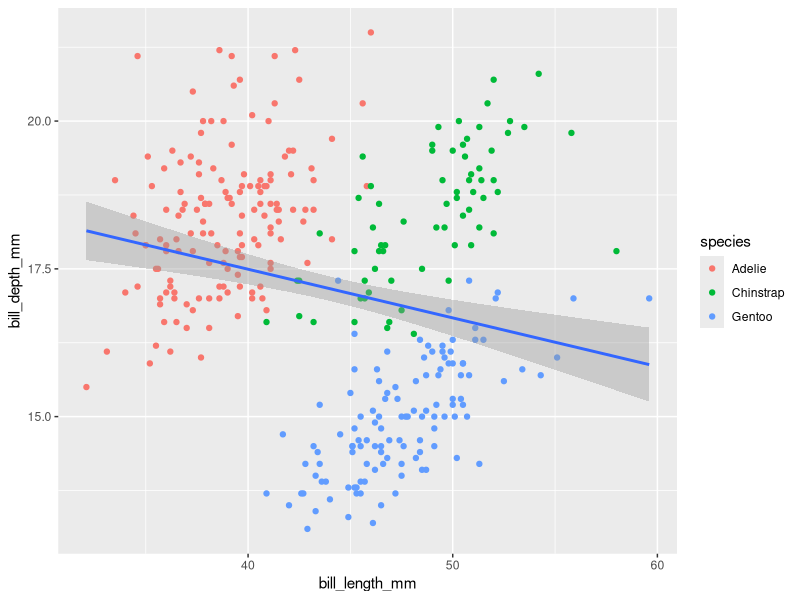
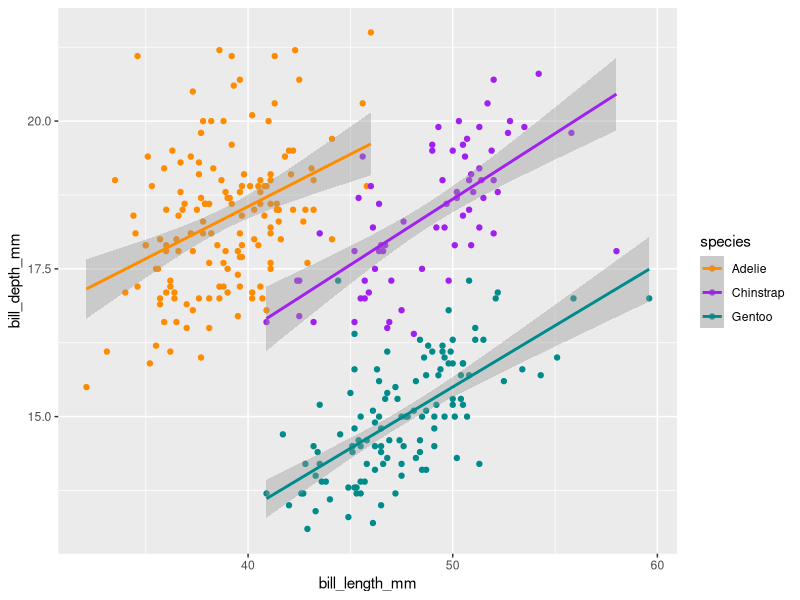
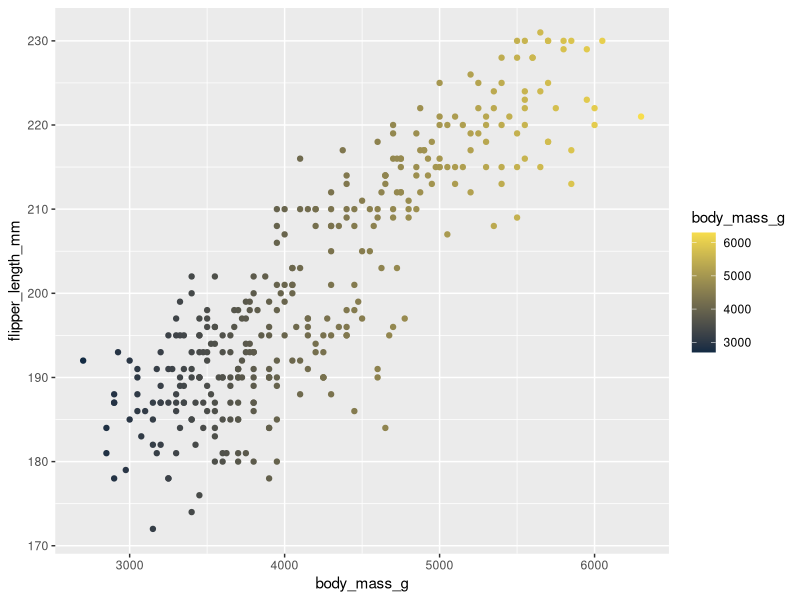
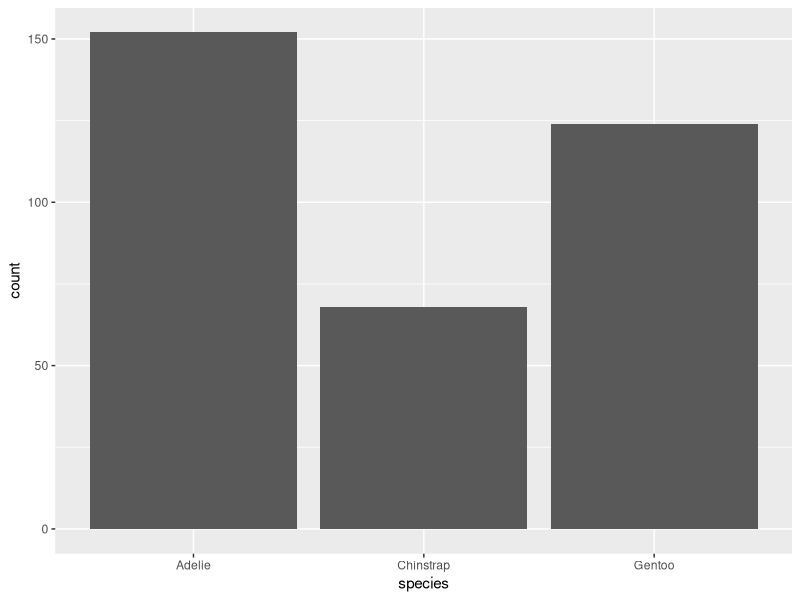
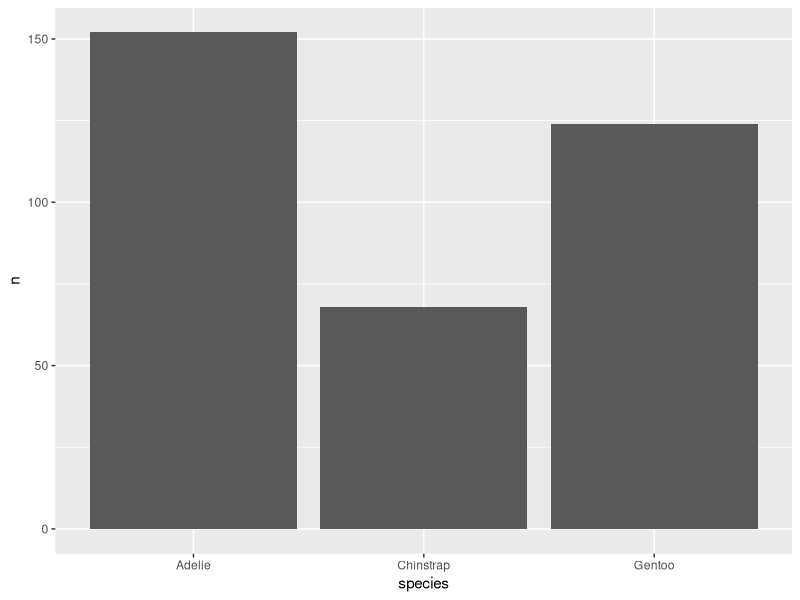
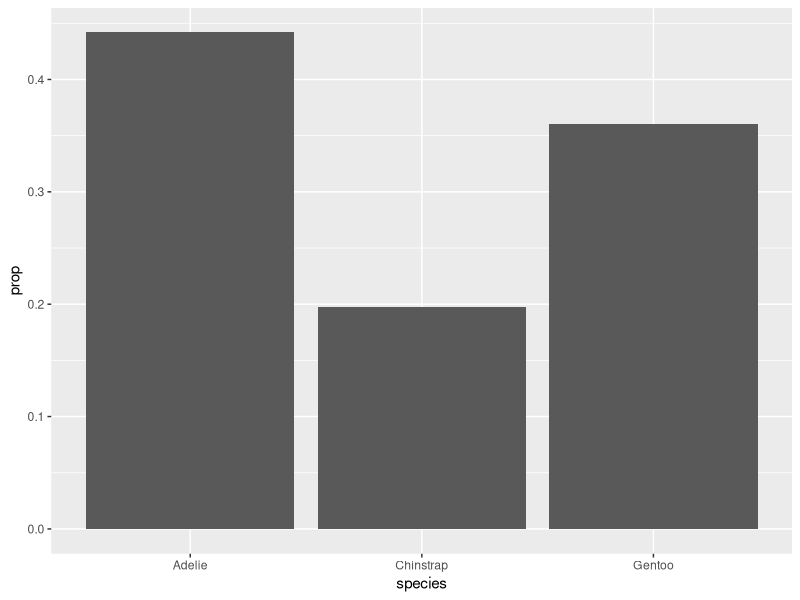
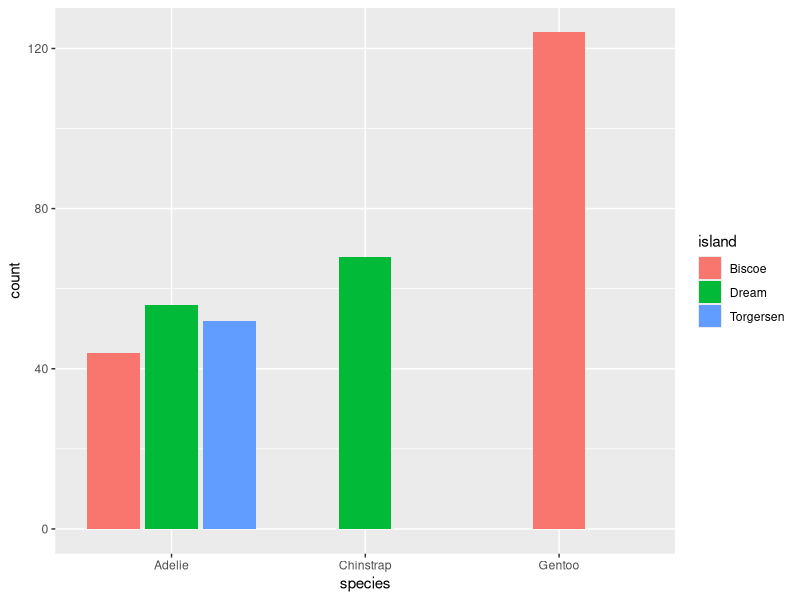
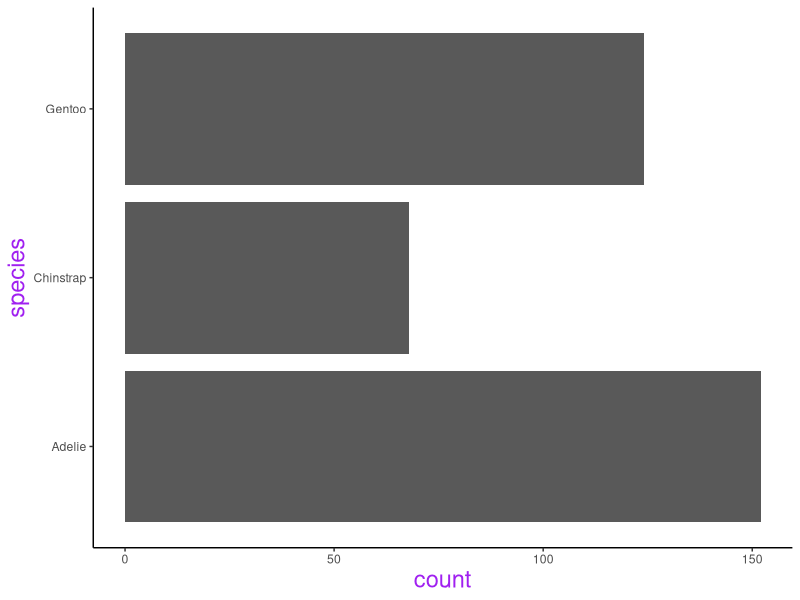

Generate these figures, in order, with R:
## ---- chunk 1
library(tidyverse)
library(palmerpenguins)
## ---- chunk 2
# untidy data
temp_data_wide <- tribble(
  ~date, ~station1, ~station2,  ~station3,
  "2023-10-01", 30.1, 29.8,  31.2,
  "2023-11-01", 28.6, 29.1,  33.4,
  "2023-12-01", 29.9, 28.5,  32.3
)

# make data tidy
temp_data_long <- temp_data_wide %>% 
  pivot_longer(cols = starts_with("station"),
               names_to = "station_id",
               values_to = "temp_c")
## ---- chunk 3
# mapping color locally
ggplot(data = na.omit(penguins),
       mapping = aes(x = bill_length_mm,
                     y = bill_depth_mm)) +
  geom_point(aes(color = species)) +
  geom_smooth(method = "lm")

# mapping color globally
ggplot(data = na.omit(penguins),
       mapping = aes(x = bill_length_mm,
                     y = bill_depth_mm,
                     color = species)) +
  geom_point() +
  geom_smooth(method = "lm") +
  scale_color_manual(values = c("darkorange", "purple", "cyan4"))

# piping into ggplot
# penguins %>% 
#   ggplot(aes(x = bill_length_mm,
#              y = bill_depth_mm)) +

# ggplot() +
#   geom_point(data = penguins,
#              mapping = aes(x = bill_length_mm,
#                  y = bill_depth_mm))

ggplot(penguins, aes(x = body_mass_g,
                     y = flipper_length_mm,
                     color = body_mass_g)) +
  geom_point() +
  scale_color_gradient(low = "#132B43",
                       high = "#F7DD4C")
## ---- chunk 4
ggplot(penguins, aes(x = species)) +
  geom_bar()
## ---- chunk 5
penguins_summary <- penguins %>% 
  count(species)

ggplot(penguins_summary, aes(x = species,
                             y = n)) +
  geom_bar(stat = "identity")
## ---- chunk 6
ggplot(penguins, aes(x = species, 
                     y = after_stat(prop),
                     group = 1)) +
  geom_bar()
## ---- chunk 7
ggplot(penguins, aes(x = species,
                     fill = island)) +
  geom_bar(position = position_dodge2(preserve = "single"))
## ---- chunk 8
ggplot(penguins, aes(x = species)) +
  geom_bar() +
  # coord_polar() +
  coord_flip() +
  theme_classic() +
  theme(
    axis.title = element_text(size = 17, color = "purple")
  )
